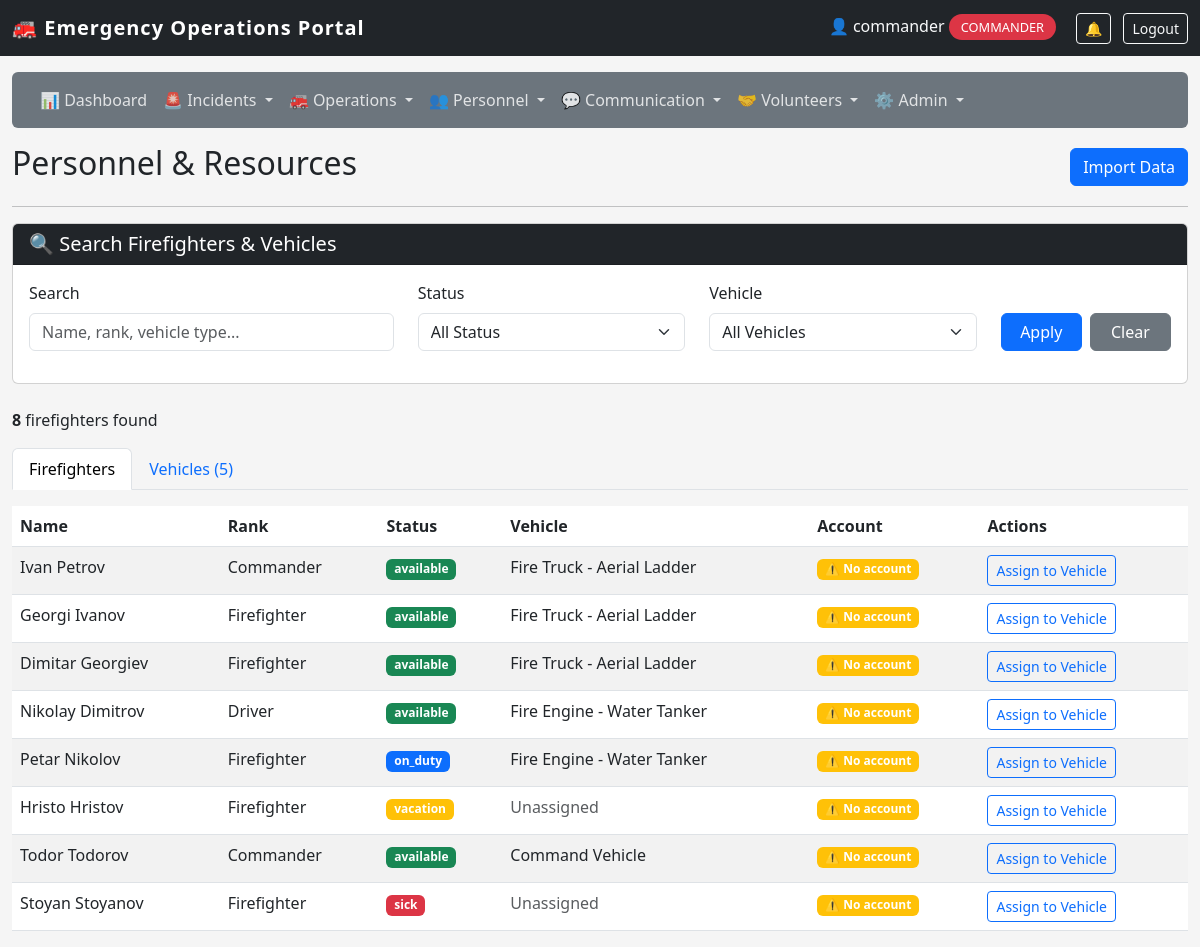
Before: /staff/firefighters (signed in) with the older database file.
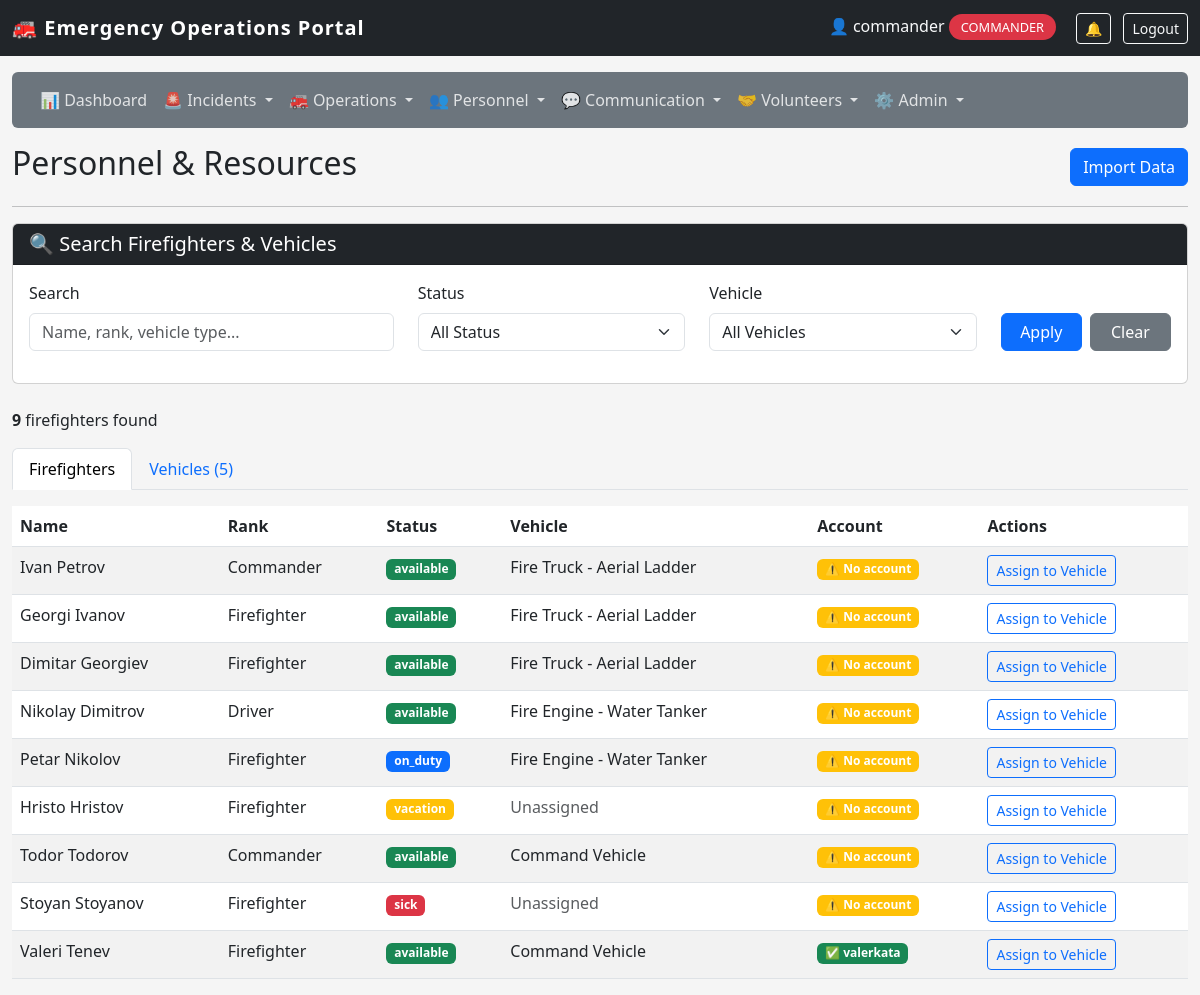
After: the same page with the newer database file.
### app/models/firefighter.py (models this page shows)
class Firefighter(db.Model):
    id = db.Column(db.Integer, primary_key=True)
    name = db.Column(db.String(100), nullable=False)
    rank = db.Column(db.String(50))
    status = db.Column(db.String(20), default='available')
    vehicle_id = db.Column(db.Integer, db.ForeignKey('vehicle.id'), nullable=True)
    user_id = db.Column(db.Integer, db.ForeignKey('user_model.id'), nullable=True, unique=True)
    user = db.relationship('UserModel', foreign_keys=[user_id], backref='firefighter_profile')
    employee_id = db.Column(db.String(20), unique=True, nullable=True)
    phone = db.Column(db.String(20), nullable=True)
    hire_date = db.Column(db.DateTime, nullable=True)
    last_active = db.Column(db.DateTime, nullable=True)
    current_shift_id = db.Column(db.Integer, db.ForeignKey('shift.id'), nullable=True)
    current_shift = db.relationship('Shift', foreign_keys=[current_shift_id], back_populates='firefighter')
    shifts = db.relationship('Shift', foreign_keys='Shift.firefighter_id', back_populates='firefighter')

### app/models/vehicle.py (models this page shows)
class Vehicle(db.Model):
    id = db.Column(db.Integer, primary_key=True)
    type = db.Column(db.String(50))
    location = db.Column(db.String(200))
    latitude = db.Column(db.Float, nullable=True)
    longitude = db.Column(db.Float, nullable=True)
    last_updated = db.Column(db.DateTime, default=datetime.datetime.utcnow, onupdate=datetime.datetime.utcnow)
    speed = db.Column(db.Float, nullable=True)
    heading = db.Column(db.Integer, nullable=True)
    status = db.Column(db.String(20), default='station')
    current_incident_id = db.Column(db.Integer, db.ForeignKey('incident.id'), nullable=True)
    current_incident = db.relationship('Incident', foreign_keys=[current_incident_id])
    firefighters = db.relationship('Firefighter', backref='assigned_vehicle', lazy=True)

### app/models/user.py (models this page shows)
class UserModel(db.Model):
    id = db.Column(db.Integer, primary_key=True)
    username = db.Column(db.String(20), unique=True, nullable=False)
    email = db.Column(db.String(120), unique=True, nullable=False)
    password = db.Column(db.String(60), nullable=False)
    role = db.Column(db.String(20), default='public')

### app/routes/firefighters.py (the view, shortened to what this page needs)
@firefighters_bp.route('/staff/firefighters')
@login_required
@role_required('dispatcher', 'commander')
def list_firefighters():
    search_query = request.args.get('search', '')
    status_filter = request.args.get('status', '')
    vehicle_filter = request.args.get('vehicle', '')
    ff_query = Firefighter.query
    if status_filter:
        ff_query = ff_query.filter(Firefighter.status == status_filter)
    if vehicle_filter:
        if vehicle_filter == 'unassigned':
            ff_query = ff_query.filter(Firefighter.vehicle_id.is_(None))
        else:
            ff_query = ff_query.filter(Firefighter.vehicle_id == vehicle_filter)
    all_firefighters = ff_query.all()
    v_query = Vehicle.query
    all_vehicles = v_query.all()
    all_statuses = ['available', 'on_duty', 'off_duty', 'training', 'sick', 'vacation']
    return render_template('staff/personnel/firefighters.html',
                           firefighters=all_firefighters,
                           vehicles=all_vehicles,
                           all_statuses=all_statuses,
                           search_query=search_query,
                           status_filter=status_filter,
                           vehicle_filter=vehicle_filter)

### app/utils.py (called while the page is built)
def login_required(f):
    @wraps(f)
    def decorated_function(*args, **kwargs):
        if not session.get('logged_in'):
            flash('Please login to access the staff portal.', 'warning')
            return redirect(url_for('auth.staff_login'))
        return f(*args, **kwargs)
    return decorated_function

def role_required(*roles):
    def decorator(f):
        @wraps(f)
        def decorated_function(*args, **kwargs):
            if not session.get('logged_in'):
                flash('Please login to access the staff portal.', 'warning')
                return redirect(url_for('auth.staff_login'))
            if session.get('user_role') not in roles:
                flash('Unauthorized access. This incident has been logged.', 'danger')
                return redirect(url_for('dashboard.staff_dashboard'))
            return f(*args, **kwargs)
        return decorated_function
    return decorator

### app/templates/staff/personnel/firefighters.html (shortened to what this page needs)
{% extends "staff/base.html" %}
{% block content %}
<div class="d-flex justify-content-between align-items-center"><h2>Personnel & Resources</h2><a href="{{ url_for('personnel.import_data') }}" class="btn btn-primary">Import Data</a></div>
<hr>
<div class="card mb-4"><div class="card-header bg-dark text-white"><h5 class="mb-0">🔍 Search Firefighters & Vehicles</h5></div><div class="card-body">
    <form method="GET" action="{{ url_for('personnel.list_firefighters') }}">
        <div class="row">
            <div class="col-md-4 mb-3"><label class="form-label">Search</label><input type="text" name="search" class="form-control" value="{{ search_query }}" placeholder="Name, rank, vehicle type..."></div>
            <div class="col-md-3 mb-3"><label class="form-label">Status</label><select name="status" class="form-select"><option value="">All Status</option></select></div>
            <div class="col-md-3 mb-3"><label class="form-label">Vehicle</label><select name="vehicle" class="form-select"><option value="">All Vehicles</option></select></div>
            <div class="col-md-2 mb-3 d-flex align-items-end"><button type="submit" class="btn btn-primary w-100">Apply</button><a href="{{ url_for('personnel.list_firefighters') }}" class="btn btn-secondary w-100 ms-2">Clear</a></div>
        </div>
    </form>
</div></div>
<div class="mb-3"><strong>{{ firefighters|length }}</strong> firefighters found</div>
<ul class="nav nav-tabs mb-3"><li class="nav-item"><a class="nav-link active" data-bs-toggle="tab" href="#firefighters">Firefighters</a></li><li class="nav-item"><a class="nav-link" data-bs-toggle="tab" href="#vehicles">Vehicles ({{ vehicles|length }})</a></li></ul>
<div class="tab-content">
    <div class="tab-pane fade show active" id="firefighters">
        {% if firefighters %}
        <table class="table table-striped"><thead><tr><th>Name</th><th>Rank</th><th>Status</th><th>Vehicle</th><th>Account</th><th>Actions</th></tr></thead>
        <tbody>{% for f in firefighters %}<tr><td>{{ f.name }}</td><td>{{ f.rank }}</td><td><span class="badge bg-{% if f.status == 'available' %}success{% elif f.status == 'on_duty' %}primary{% elif f.status == 'vacation' %}warning{% elif f.status == 'sick' %}danger{% else %}secondary{% endif %}">{{ f.status }}</span></td><td>{% if f.assigned_vehicle %}{{ f.assigned_vehicle.type }}{% else %}<span class="text-muted">Unassigned</span>{% endif %}</td><td>{% if f.user %}<span class="badge bg-success">✅ {{ f.user.username }}</span>{% else %}<span class="badge bg-warning">⚠️ No account</span>{% endif %}</td><td><a href="{{ url_for('personnel.assign_firefighter', firefighter_id=f.id) }}" class="btn btn-sm btn-outline-primary">Assign to Vehicle</a></td></tr>{% endfor %}</tbody>
        </table>{% else %}<p class="text-muted">No firefighters match your search.</p>{% endif %}
    </div>
</div>
{% endblock %}

### app/templates/staff/base.html (shortened to what this page needs)
<!DOCTYPE html>
<html lang="en">
<head>
    <link href="https://cdn.jsdelivr.net/npm/bootstrap@5.3.0/dist/css/bootstrap.min.css" rel="stylesheet">
</head>
<body>
    <nav class="navbar navbar-dark bg-dark">
        <div class="container-fluid">
            <a class="navbar-brand" href="{{ url_for('dashboard.staff_dashboard') }}">
                🚒 Emergency Operations Portal
            </a>
            <div>
                {% if session.logged_in %}
                    <span class="text-light me-3">
                        👤 {{ session.user_name }}
                        <span class="role-badge">{{ session.user_role }}</span>
                    </span>
                    <a href="{{ url_for('notifications.view_notifications') }}" class="btn btn-outline-light btn-sm position-relative me-2">
                        🔔
                    </a>
                    <a href="{{ url_for('auth.staff_logout') }}" class="btn btn-outline-light btn-sm">Logout</a>
                {% endif %}
            </div>
        </div>
    </nav>
    <div class="container-fluid mt-3">
        {% if session.logged_in and session.user_role in ['dispatcher', 'commander', 'firefighter'] %}
        <div class="row mb-3">
            <div class="col">
                <nav class="navbar navbar-expand-lg navbar-dark bg-secondary rounded p-2">
                    <div class="container-fluid">
                        <div class="collapse navbar-collapse" id="staffNavbar">
                            <ul class="navbar-nav me-auto">
                                <li class="nav-item">
                                    <a class="nav-link" href="{{ url_for('dashboard.dynamic_dashboard') }}">
                                        📊 Dashboard
                                    </a>
                                </li>
                                <li class="nav-item dropdown">
                                    <a class="nav-link dropdown-toggle" href="#" role="button" data-bs-toggle="dropdown">
                                        🚨 Incidents
                                    </a>
                                </li>
                                <li class="nav-item dropdown">
                                    <a class="nav-link dropdown-toggle" href="#" role="button" data-bs-toggle="dropdown">
                                        🚒 Operations
                                    </a>
                                </li>
                                <li class="nav-item dropdown">
                                    <a class="nav-link dropdown-toggle" href="#" role="button" data-bs-toggle="dropdown">
                                        👥 Personnel
                                    </a>
                                </li>
                                <li class="nav-item dropdown">
                                    <a class="nav-link dropdown-toggle" href="#" role="button" data-bs-toggle="dropdown">
                                        💬 Communication
                                    </a>
                                </li>
                                {% if session.user_role in ['commander', 'dispatcher'] %}
                                <li class="nav-item dropdown">
                                    <a class="nav-link dropdown-toggle" href="#" role="button" data-bs-toggle="dropdown">
                                        🤝 Volunteers
                                    </a>
                                </li>
                                {% endif %}
                                {% if session.user_role == 'commander' %}
                                <li class="nav-item dropdown">
                                    <a class="nav-link dropdown-toggle" href="#" role="button" data-bs-toggle="dropdown">
                                        ⚙️ Admin
                                    </a>
                                </li>
                                {% endif %}
                            </ul>
                        </div>
                    </div>
                </nav>
            </div>
        </div>
        {% endif %}
        <div class="row">
            <div class="col">
                {% block content %}{% endblock %}
            </div>
        </div>
    </div>
</body>
</html>

### app/templates/staff/base.html (style rules this page uses)
body { background: #f5f5f5; }
.navbar-brand { font-weight: bold; letter-spacing: 1px; }
.role-badge { background: #dc3545; color: white; padding: 4px 12px; border-radius: 20px; font-size: 0.8rem; text-transform: uppercase; }
.navbar-nav .nav-link { color: rgba(255,255,255,0.8); }

Changed rows visible on the page:
added Firefighter: name "Valeri Tenev", rank "Firefighter", status "available", assigned_vehicle.type "Command Vehicle", user.username "valerkata"
Other visible differences:
{{ firefighters|length }}: "8" → "9"
